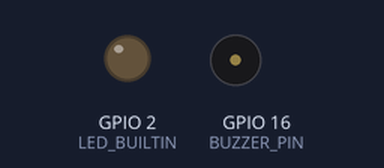
The sketch below on a simulated ESP32. On the bench: output pins drawn as LEDs (lit = HIGH), buzzer (waves = sounding). WiFi joins after 1.5 s; servers stay silent unless stated; uploads are accepted with an empty reply; what the sketch prints to the serial monitor is not drawn.

Above: at 4.1 s.
At 27.5 s:
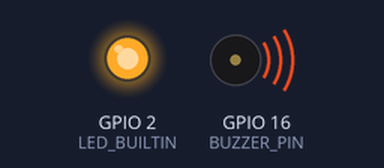
Timing chart, 0 to 32.9 s (numbered marks = the images above):
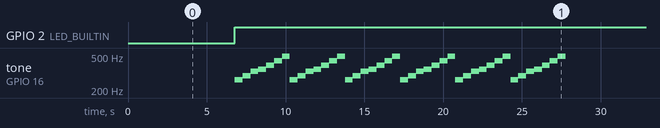

The sketch:

Finder.ino
```cpp
/*
 *  This sketch sends data via HTTP GET requests to data.sparkfun.com service.
 *
 *  You need to get streamId and privateKey at data.sparkfun.com and paste them
 *  below. Or just customize this script to talk to other HTTP servers.
 *
 */

#include <WiFi.h>
#include <Tone32.h>

#define BUZZER_PIN 16
#define BUZZER_CHANNEL 0
//#define LED_BUILTIN 2

const char* ssid     = "p20";
const char* password = "12345678";

const char* host = "data.sparkfun.com";
const char* streamId   = "....................";
const char* privateKey = "....................";

void setup()
{
    pinMode(LED_BUILTIN, OUTPUT);
    Serial.begin(115200);
    delay(10);

    // We start by connecting to a WiFi network

    Serial.println();
    Serial.println();
    Serial.print("Connecting to ");
    Serial.println(ssid);

    WiFi.begin(ssid, password);

    while (WiFi.status() != WL_CONNECTED) {
        delay(500);
        Serial.print(".");
    }

    Serial.println("");
    Serial.println("WiFi connected");
    Serial.println("IP address: ");
    Serial.println(WiFi.localIP());
}

int value = 0;

void loop()
{
    delay(5000);
    ++value;

    Serial.print("connecting to ");
    Serial.println(host);

    // Use WiFiClient class to create TCP connections
    WiFiClient client;
    const int httpPort = 80;
    if (!client.connect(host, httpPort)) {
        Serial.println("connection failed");
        return;
    }

    // We now create a URI for the request
    String url = "/input/";
    url += streamId;
    url += "?private_key=";
    url += privateKey;
    url += "&value=";
    url += value;

    Serial.print("Requesting URL: ");
    Serial.println(url);

    // This will send the request to the server
    client.print(String("GET ") + url + " HTTP/1.1\r\n" +
                 "Host: " + host + "\r\n" +
                 "Connection: close\r\n\r\n");
    unsigned long timeout = millis();
    while (client.available() == 0) {
        if (millis() - timeout > 5000) {
            Serial.println(">>> Client Timeout !");
            client.stop();
            return;
        }
    }

    // Read all the lines of the reply from server and print them to Serial
    while(client.available()) {
       digitalWrite(LED_BUILTIN, HIGH);
       tone(BUZZER_PIN, NOTE_C4, 500, BUZZER_CHANNEL);
  noTone(BUZZER_PIN, BUZZER_CHANNEL);
  tone(BUZZER_PIN, NOTE_D4, 500, BUZZER_CHANNEL);
  noTone(BUZZER_PIN, BUZZER_CHANNEL);
  tone(BUZZER_PIN, NOTE_E4, 500, BUZZER_CHANNEL);
  noTone(BUZZER_PIN, BUZZER_CHANNEL);
  tone(BUZZER_PIN, NOTE_F4, 500, BUZZER_CHANNEL);
  noTone(BUZZER_PIN, BUZZER_CHANNEL);
  tone(BUZZER_PIN, NOTE_G4, 500, BUZZER_CHANNEL);
  noTone(BUZZER_PIN, BUZZER_CHANNEL);
  tone(BUZZER_PIN, NOTE_A4, 500, BUZZER_CHANNEL);
  noTone(BUZZER_PIN, BUZZER_CHANNEL);
  tone(BUZZER_PIN, NOTE_B4, 500, BUZZER_CHANNEL);
  noTone(BUZZER_PIN, BUZZER_CHANNEL);

        String line = client.readStringUntil('\r');
        Serial.print(line);
    }

    Serial.println();
    Serial.println("closing connection");
}
```

Measured:
- by itself, GPIO 2 (LED_BUILTIN): LOW → HIGH at 6.8 s
- by itself, tone on GPIO 16 (BUZZER_PIN): plays 262 Hz for 0.50 s, 294 Hz for 0.50 s, 330 Hz for 0.50 s, 349 Hz for 0.50 s, 392 Hz for 0.50 s, 440 Hz for 0.50 s … (197 notes in this stretch)
